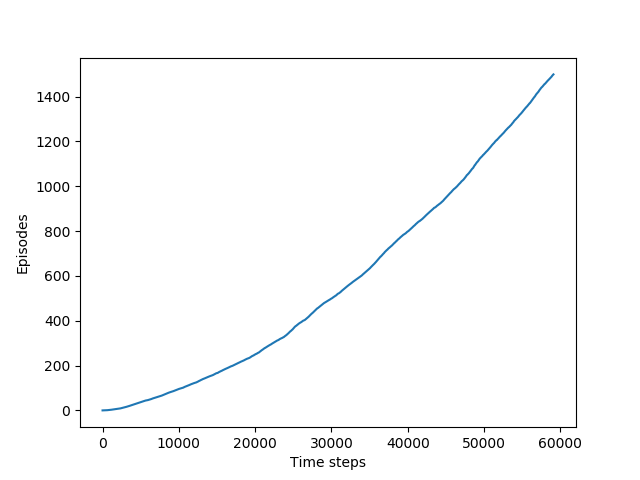

This chart was generated by the following Python code:
import os
import numpy as np 
import sys 
from Windy_Gridworld import Windy_Gridworld
from sarsa import sarsa
import matplotlib.pyplot as plt
from operator import add

grid = Windy_Gridworld(number_of_rows=7,number_of_columns=10,start_state=[3,0],goal_state=[3,7],vertical_wind_pattern=[0,0,0,1,1,1,2,2,1,0],vertical_stochasticity=True)
action_list = ['up','down','left','right','up right','up left','down right','down left']
number_of_episodes = 1500

time_step_list = [0]*number_of_episodes
for i in range(10):
	solver = sarsa(number_of_episodes, action_list, grid, alpha=0.5, epsilon=0.1, randomSeed=i)
	Q_function, time_step_list_temp = solver.solve()
	time_step_list = list(map(add, time_step_list_temp, time_step_list))

time_step_list[:] = [x / (i+1) for x in time_step_list]

print('Task4 Fastest Route Time:',(time_step_list[-1]-time_step_list[-10])/10)
plt.plot(time_step_list,np.arange(len(time_step_list)))
plt.xlabel('Time steps')
plt.ylabel('Episodes')
plt.savefig('Plots/task4.png')